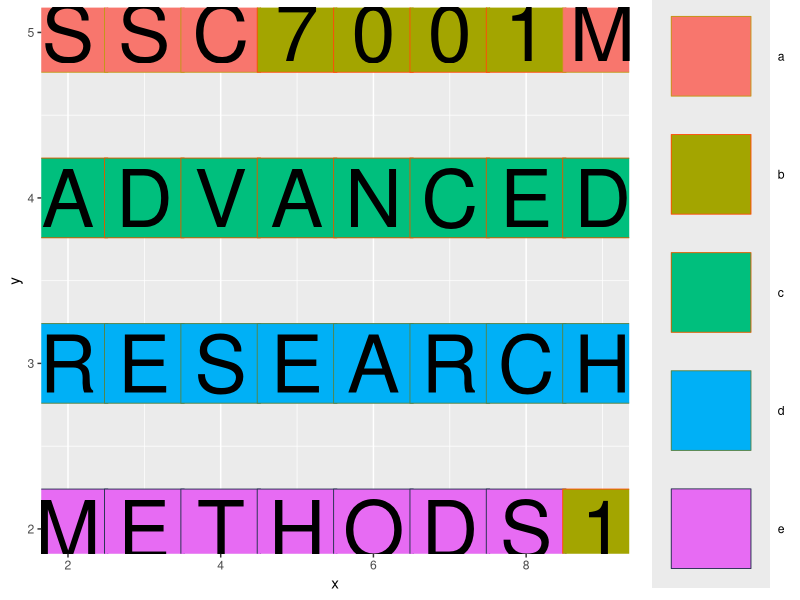
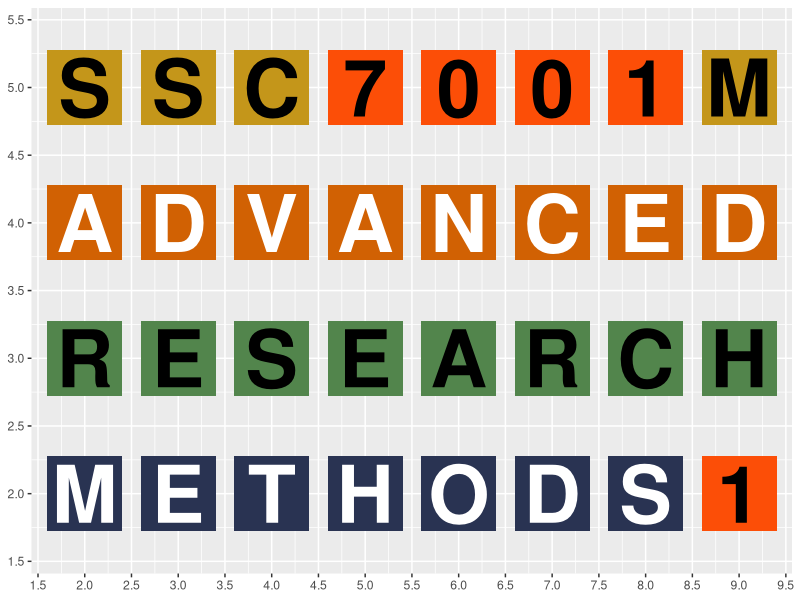
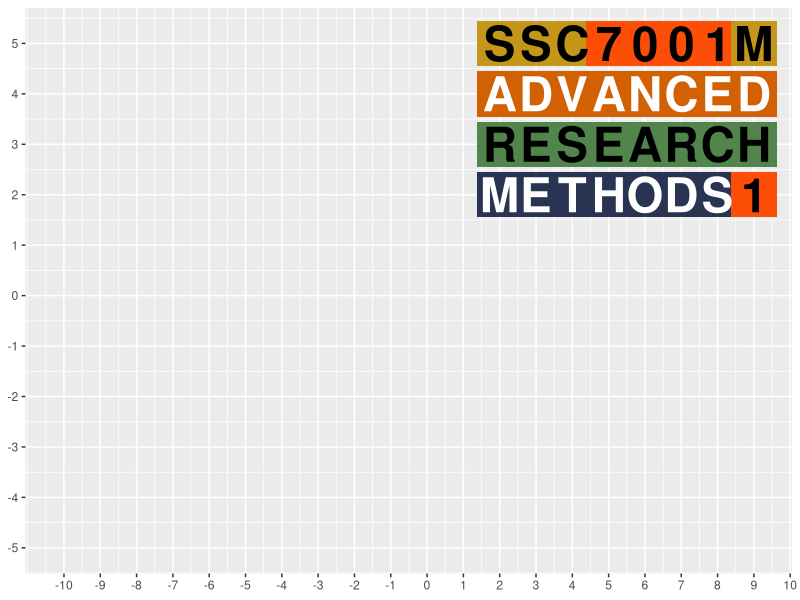
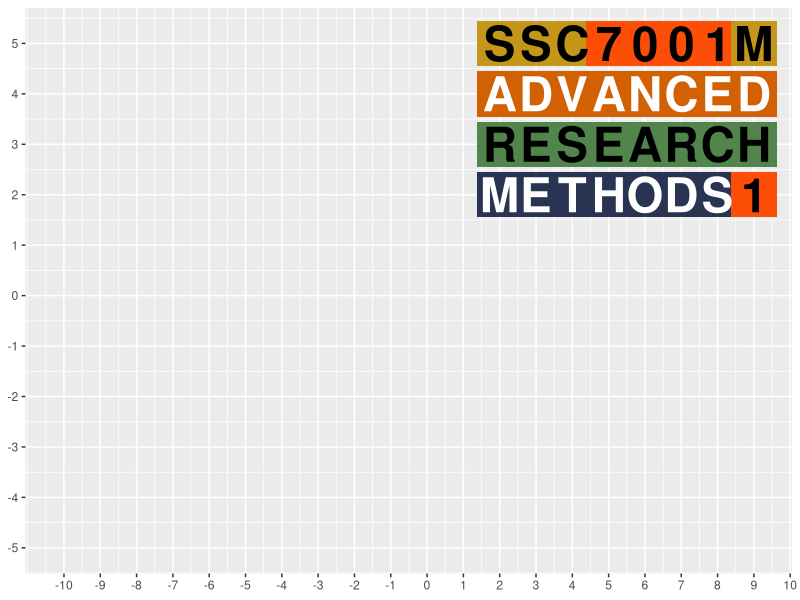

These charts were generated, in order, by the following R code:
library(tidyverse)
a <- c("S", "S", "C", "7", "0", "0", "1", "M", 
       "A", "D", "V", "A", "N", "C", "E", "D", 
       "R", "E", "S", "E", "A", "R", "C", "H", 
       "M", "E", "T", "H", "O", "D", "S", "1")

y <- c(5,5,5,5,5,5,5,5,
       4,4,4,4,4,4,4,4,
       3,3,3,3,3,3,3,3,
       2,2,2,2,2,2,2,2       )

x <- c(2,3,4,5,6,7,8,9,
       2,3,4,5,6,7,8,9,
       2,3,4,5,6,7,8,9,
       2,3,4,5,6,7,8,9)

group <- c("a","a","a","b","b","b","b","a","c","c","c","c","c","c","c","c","d","d","d","d","d","d","d","d","e","e","e","e","e","e","e","b")

group2 <- c(1,1,1,2,2,2,2,1,
            3,3,3,3,3,3,3,3,
            4,4,4,4,4,4,4,4,
            5,5,5,5,5,5,5,2)



logo_data <- tibble(a, y, x, group)

cols <- c("1" = "#333300", "2" = "#990000", "3" = "#003300", "4" = "#003333", "5" = "#000033")

ggplot(logo_data, aes(x, y, label=a))  +
    geom_point(aes(color = group, fill = group),
    shape = 22,
    size = 30) +
  geom_text(aes(label=a), size=20) +   
  scale_color_manual(values = c("#C4961A", "#FC4E07", "#D16103", "#52854C", "#293352"))


# + expand_limits(x=1, y=1)


ggplot(logo_data, aes(x, y)) +
  theme(axis.title.x = element_blank(), axis.title.y = element_blank()) +
  geom_point(aes(color = group), shape = 15, size = 25, show.legend = F) +
  scale_color_manual(values = c("#C4961A", "#FC4E07", "#D16103", "#52854C", "#293352")) +
  geom_text(aes(label=a), size=20, 
            colour = ifelse(logo_data$group=="c" | logo_data$group=="e", "white", "black"),
            fontface = 2) + 
  expand_limits(x=c(1.8,9.2), y=c(1.6, 5.4)) +
  scale_x_continuous(breaks=seq(1.5, 9.5, 0.5)) +
  scale_y_continuous(breaks=seq(1.5, 5.5, 0.5))

### Front slide logo

ggplot(logo_data, aes(x, y)) +
  theme(axis.title.x = element_blank(), axis.title.y = element_blank()) +
  geom_point(aes(color = group), shape = 15, size = 15, show.legend = F) +
  scale_color_manual(values = c("#C4961A", "#FC4E07", "#D16103", "#52854C", "#293352")) +
  geom_text(aes(label=a), size=12, 
            colour = ifelse(logo_data$group=="c" | logo_data$group=="e", "white", "black"),
            fontface = 2) + 
  expand_limits(x=c(-10.1, 9.1), y=c(-5, 5.2)) +
  scale_x_continuous(breaks=seq(-10, 10, 1)) +
  scale_y_continuous(breaks=seq(-10, 6, 1))



ggsave("logo2.png")


